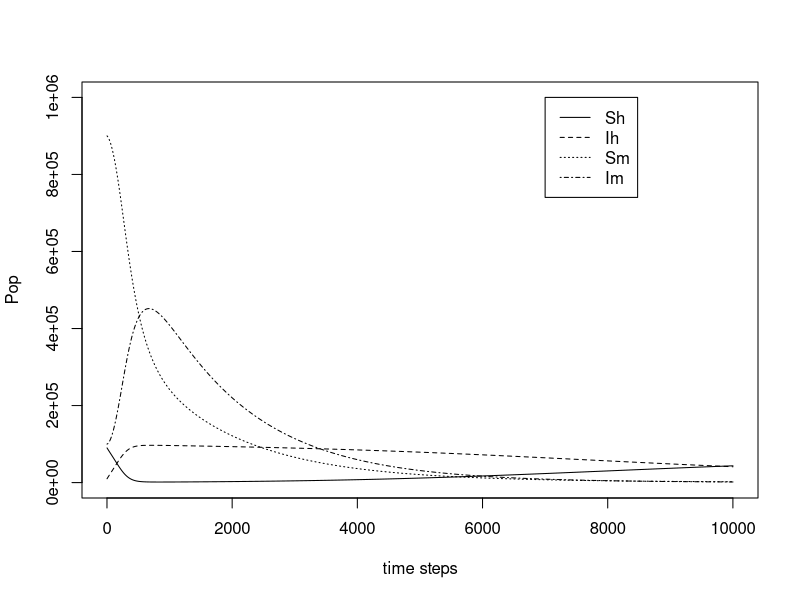

This figure's R source:
mu = c(.015,12)
beta = 0.0003
kappa = c(1/5, 10)
v = 2

time = 1
dt = 0.0001

Sh = 90000
Ih = 10000
Sm = 900000
Im = 100000

Shvec = Sh
Ihvec = Ih
Smvec = Sm
Imvec = Im


for (i in 1:time){
  for (i in 1:(1/dt)){
    Nh = Sh+Ih
    Nm = Sm+Im
    Sh = Sh + mu[1]*Nh*dt + v*Ih*dt - beta*Im*Sh*dt - mu[1]*Sh*dt
    Ih = Ih + beta*Im*Sh*dt - v*Ih*dt- kappa[1]*Ih*dt - mu[1]*Ih*dt
    Sm = Sm + mu[2]*Nm*dt - beta*Ih*Sm*dt - mu[2]*Sm*dt
    Im = Im + beta*Ih*Sm*dt - kappa[2]*Im*dt - mu[2]*Im*dt
    Shvec = c(Shvec,Sh)
    Ihvec = c(Ihvec,Ih)
    Smvec = c(Smvec,Sm)
    Imvec = c(Imvec,Im)
  }
}

plot(Shvec,lty=1,type="l",xlab="time steps",ylab="Pop",ylim=c(0,1000000))
lines(Ihvec,lty=2)
lines(Smvec,lty=3)
lines(Imvec,lty=4)
legend(7000,1000000,c("Sh","Ih","Sm","Im"),lty=c(1,2,3,4)) 
